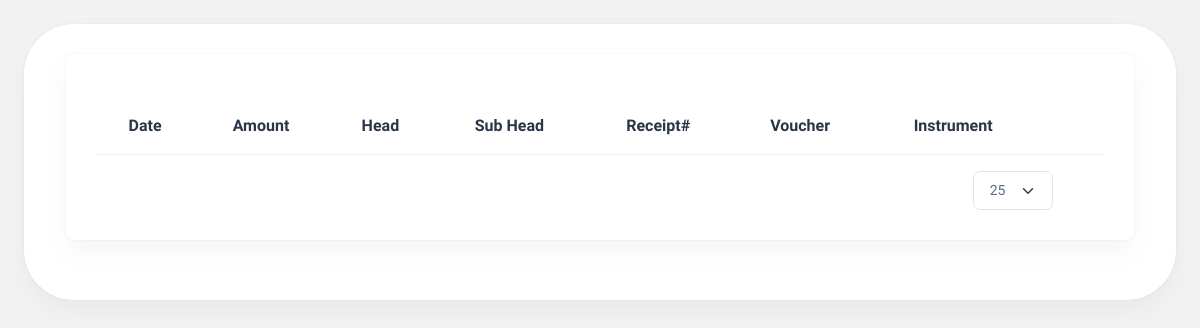
Page /summarytable (signed in) on the earlier database version.
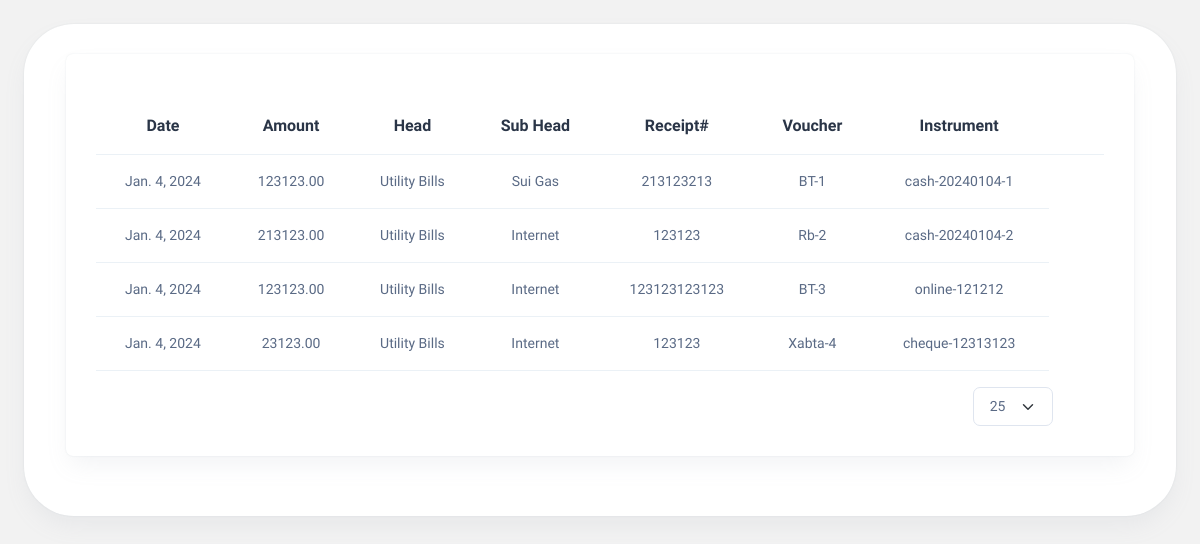
Same page on the later database version.
### Accountapp/models.py (models this page shows, shortened)
class AccountingEntry(models.Model):
    date = models.DateField(auto_now_add=True)
    Do = models.CharField(max_length=20,null=True, blank=True)
    amount = models.DecimalField(max_digits=20, decimal_places=2)
    head = models.ForeignKey(Head, on_delete=models.CASCADE)
    sub_head = models.ForeignKey(Shead, on_delete=models.CASCADE)
    description = models.TextField()
    receipt_number = models.CharField(max_length=20)
    charge_by = models.ForeignKey(
        charge, on_delete=models.CASCADE, null=True, blank=True
    )
    voucher = models.CharField(max_length=50, null=True, blank=True, unique=True)
    paid_by = models.ForeignKey(paid, on_delete=models.CASCADE, null=True, blank=True)
    claim_by = models.ForeignKey(claim, on_delete=models.CASCADE, null=True, blank=True)
    instrument = models.CharField(
        max_length=10,
        null=True,
        blank=True,
        choices=[("cash", "Cash"), ("cheque", "Cheque"), ("online", "Online Transfer"),("card","Card")],
    )
    cash_number = models.CharField(max_length=20, default=0, null=True, blank=True)
    cheque_number = models.CharField(max_length=20, default=0, null=True, blank=True)
    online_number = models.CharField(max_length=20, default=0, null=True, blank=True)
    card_number = models.CharField(max_length=4, default=0, null=True, blank=True)
    vendors = models.ForeignKey(Vendor, null=True, blank=True, on_delete=models.CASCADE)
    attachments = models.FileField(upload_to="attachments/", null=True, blank=True)
    comments = models.TextField()

class Head(models.Model):
    name = models.CharField(max_length=50)

class Shead(models.Model):
    head = models.ForeignKey(Head, on_delete=models.CASCADE)
    name = models.CharField(max_length=50)
    class Meta:
        verbose_name = "Sub Head"
        verbose_name_plural = "Sub Heads"
    def __str__(self):
        return self.name

### Accountapp/views.py (the view)
# urls.py: path("summarytable", views.tsummary, name="summarytable"),
@login_required(login_url="signin")
def tsummary(request):
    today = date.today()
    todayentry = AccountingEntry.objects.filter(date=today)
    return render(request, "summarytable.html", locals())

### Accountapp/templates/summarytable.html (shortened to what this page needs)
<!DOCTYPE html>
<html lang="en">
  <head>
    {% load static %}
    <link rel="stylesheet" href="https://code.jquery.com/ui/1.12.1/themes/base/jquery-ui.css" />
    <link rel="stylesheet" href="{% static 'css/styles.min.css' %}" />
    <link rel="stylesheet" href="{% static 'css/custom.css' %}" />
  </head>
  <body>
    <div class="page-wrapper" id="main-wrapper" data-layout="horizontal" data-navbarbg="skin6" data-header-position="fixed">
      <div class="body-wrapper">
        <div class="container-fluid">
          <div class="card my-navbar">
            <div class="card-body d-flex justify-content-between">
        <div class="container-fluid">
          <div class="card">
            <div class="card-body pt-2">
              <div class="table-responsive">
                <div class="d-flex justify-content-end align-items-center">
                  <a href="{% url 'home' %}" class="text-primary" style="font-size: 1.5rem;"><i class="ti ti-square-plus"></i></a>
                </div>
                <table id="accounting-table" class="table text-nowrap mb-0 align-middle">
                  <thead class="text-dark fs-4 text-center">
                    <tr>
                      <th>Date</th>
                      <th>Amount</th>
                      <th>Head</th>
                      <th>Sub Head</th>
                      <th>Receipt#</th>
                      <th>Voucher</th>
                      <th>Instrument</th>
                      <th>
                        <div class="d-flex justify-content-center">
                          <div>
                            <a class="nav-icon-hover text-primary" href="javascript:void(0)" id="drop3" data-bs-toggle="dropdown" aria-expanded="false"><strong><i class="ti ti-dots-vertical" style="font-size: 1rem;"></i></strong></a>
                          </div>
                        </div>
                      </th>
                    </tr>
                  </thead>
                  <tbody>
                    {% for entry in todayentry|slice:'-10:' %}
                      <tr class="text-center">
                        <td>{{ entry.date }}</td>
                        <td>{{ entry.amount }}</td>
                        <td>{{ entry.head.name }}</td>
                        <td>{{ entry.sub_head }}</td>
                        <td>{{ entry.receipt_number }}</td>
                        <td>{{ entry.voucher }}</td>
                        {% if entry.instrument == 'cash' or entry.instrument == 'Cash' %}
                          <td>{{ entry.instrument }}-{{ entry.cash_number }}</td>
                        {% elif entry.instrument == 'Cheque' or entry.instrument == 'cheque' %}
                          <td>{{ entry.instrument }}-{{ entry.cheque_number }}</td>
                        {% else %}
                          <td>{{ entry.instrument }}-{{ entry.online_number }}</td>
                        {% endif %}
                      </tr>
                    {% endfor %}
                  </tbody>
                </table>
              </div>
              <div class="d-flex align-items-center justify-content-end">
                <div class="text-center mt-3 me-2">
                  <select id="recordsPerPage" class="form-select" onchange="updateTableRows()">
                    <option value="50" selected>25</option>
                  </select>
                </div>
                <div class="text-center mt-3">
                  <button onclick="loadPreviousRows()" id="loadPreviousButton" class="btn btn-primary text-primary mr-2" style="background-color: transparent; border: none; padding: 0;"><i class="ti ti-square-arrow-left toggle-buttons"></i></button>
                  <button onclick="loadNextRows()" id="loadNextButton" class="btn btn-primary text-primary" style="background-color: transparent; border: none; padding: 0;"><i class="ti ti-square-arrow-right toggle-buttons"></i></button>
                </div>
              </div>
            </div>
          </div>
        </div>
      </div>
    </div>
  </body>
</html>

Differences in the rows shown:
added AccountingEntry: date "Jan. 4, 2024", amount "123123.00", head.name "Utility Bills", sub_head "Sui Gas", receipt_number "213123213", voucher "BT-1", instrument "cash", cash_number "20240104-1"
added AccountingEntry: date "Jan. 4, 2024", amount "213123.00", head.name "Utility Bills", sub_head "Internet", receipt_number "123123", voucher "Rb-2", instrument "cash", cash_number "20240104-2"
added AccountingEntry: date "Jan. 4, 2024", amount "123123.00", head.name "Utility Bills", sub_head "Internet", receipt_number "123123123123", voucher "BT-3", instrument "online", online_number "121212"
added AccountingEntry: date "Jan. 4, 2024", amount "23123.00", head.name "Utility Bills", sub_head "Internet", receipt_number "123123", voucher "Xabta-4", instrument "cheque", cheque_number "12313123"
